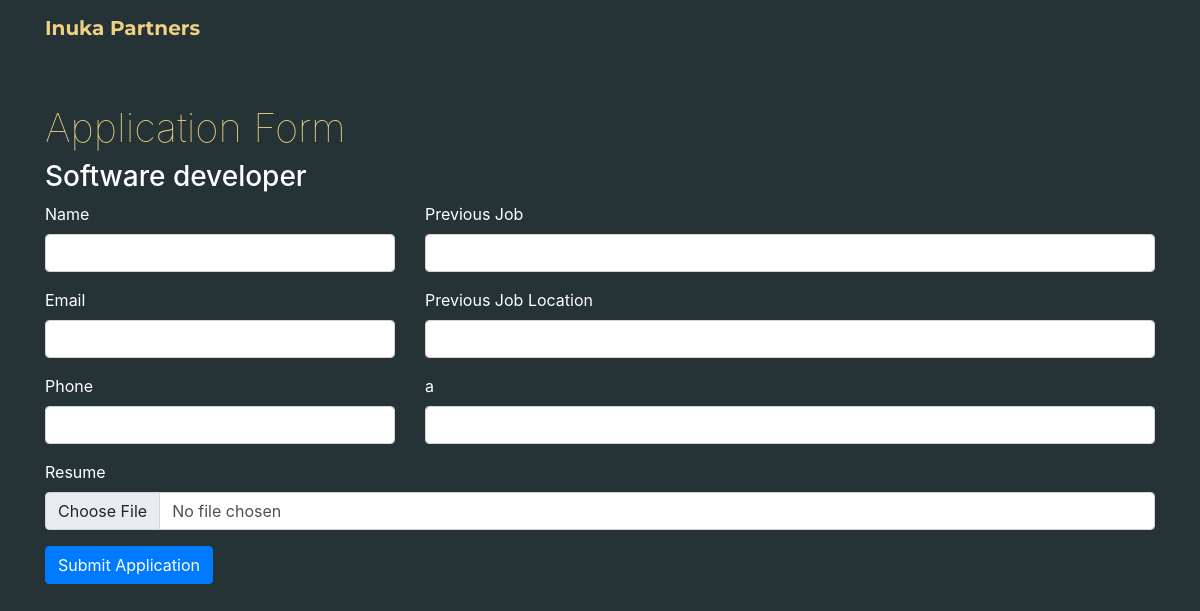
Page /application_form/17054255217775 on the earlier database version.
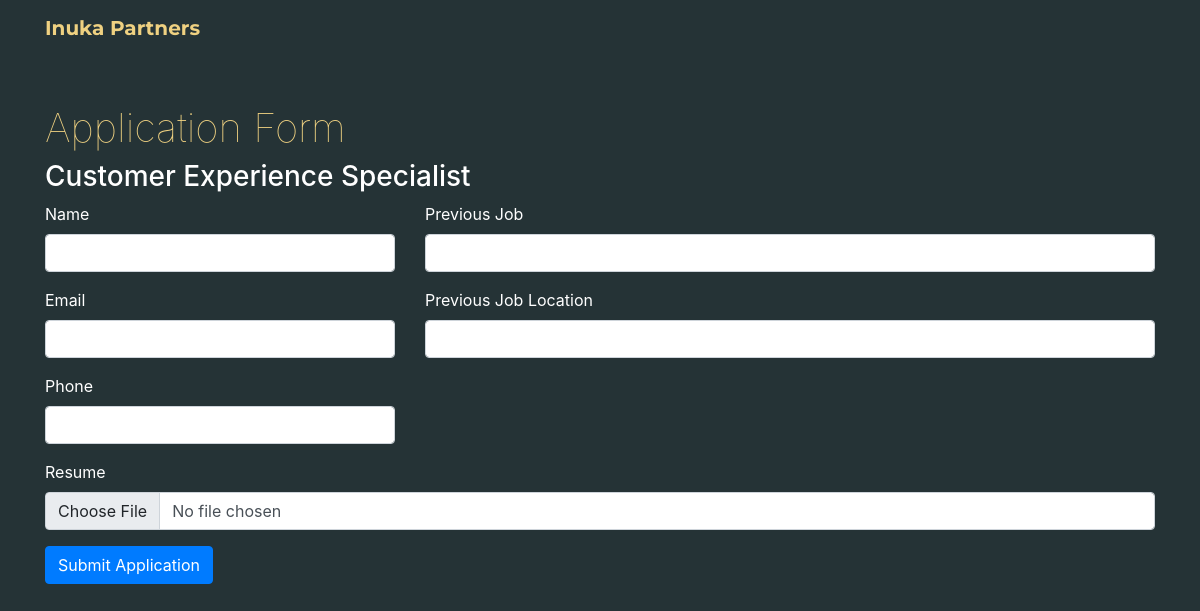
Same page on the later database version.
### app/models.py (models this page shows)
class Job(db.Model):
    __tablename__ = 'job'
    id = db.Column(db.String(255), primary_key=True)
    title = db.Column(db.String(50))
    title_2 = db.Column(db.String(50))
    description = db.Column(db.String(255))
    short_description = db.Column(db.String(100))
    skills = db.Column(db.String(500))

class Question(db.Model):
    __tablename__ = 'question'
    id = db.Column(db.String(255), primary_key=True)
    text = db.Column(db.String(255))
    default_answer = db.Column(db.String(50))
    job_id = db.Column(db.String(255))

### app/routes.py (the view)
@app.route('/application_form/<int:job_id>')
def application_form(job_id):
    job = Job.query.get(job_id)
    questions = Question.query.filter_by(job_id=job_id).all()
    return render_template('application_form.html', job=job, questions=questions)

### app/templates/application_form.html (shortened to what this page needs)
<!DOCTYPE html>
<html lang="en">
<head>
    <link href="/static/css/bootstrap.min.css" rel="stylesheet">
    <link href="/static/css/bootstrap-icons.css" rel="stylesheet">
    <link href="/static/css/templatemo-festava-live.css" rel="stylesheet">
    <link rel="stylesheet" href="https://cdnjs.cloudflare.com/ajax/libs/font-awesome/5.15.3//static/css/all.min.css">
    <link rel="stylesheet" href="https://cdnjs.cloudflare.com/ajax/libs/OwlCarousel2/2.3.4/assets/owl.carousel.min.css">
    <link rel="stylesheet" href="https://cdnjs.cloudflare.com/ajax/libs/OwlCarousel2/2.3.4/assets/owl.theme.default.min.css">
<link rel="stylesheet" href="https://stackpath.bootstrapcdn.com/bootstrap/4.5.2/css/bootstrap.min.css">
</head>
<body>
    <main>
        <nav class="navbar navbar-expand-lg">
            <div class="container">
                <a class="navbar-brand" href="/index">
                    Inuka Partners
                </a>
            </div>
        </nav>
        <div class="container mt-5">
            <h1 style="color:#efd181;font-weight:lighter;">Application Form</h1>
            <h3>{{job.title}}</h3>
            <form method="POST" action="{{ url_for('submit_application', job_id=job.id) }}" enctype="multipart/form-data">
                <div class="row">
                    <div class="col-md-4">
                        <div class="mb-3">
                            <label for="name" class="form-label">Name</label>
                            <input type="text" class="form-control" id="name" name="name" required>
                        </div>
                        <div class="mb-3">
                            <label for="email" class="form-label">Email</label>
                            <input type="email" class="form-control" id="email" name="email" required>
                        </div>
                        <div class="mb-3">
                            <label for="phone" class="form-label">Phone</label>
                            <input type="text" class="form-control" id="phone" name="phone" required>
                        </div>
                    </div>
                    <div class="col-md-8">
                        <div class="mb-3">
                            <label for="previous_job" class="form-label">Previous Job</label>
                            <input type="text" class="form-control" id="previous_job" name="previous_job" required>
                        </div>
                        <div class="mb-3">
                            <label for="previous_job_location" class="form-label">Previous Job Location</label>
                            <input type="text" class="form-control" id="previous_job_location" name="previous_job_location" required>
                        </div>
                        <div class="mb-3">
                            {% for question in questions %}
                                <div class="existing-question-input mb-3">
                                    <label style="color: white; font-size: medium;">{{ question.text }}</label>
                                    <input type="text" class="form-control" name="answer_{{ question.id }}" required>
                                </div>
                            {% endfor %}
                        </div>
                    </div>
                </div>
                <div class="mb-3">
                    <label for="resume" class="form-label">Resume</label>
                    <input type="file" class="form-control" id="resume" name="resume" accept=".pdf">
                </div>
                <button type="submit" class="btn btn-primary">Submit Application</button>
            </form>
        </div>
    </main>
</body>
</html>

Differences in the rows shown:
removed Question: text "a"
changed Job: title "Software developer" → "Customer Experience Specialist"
